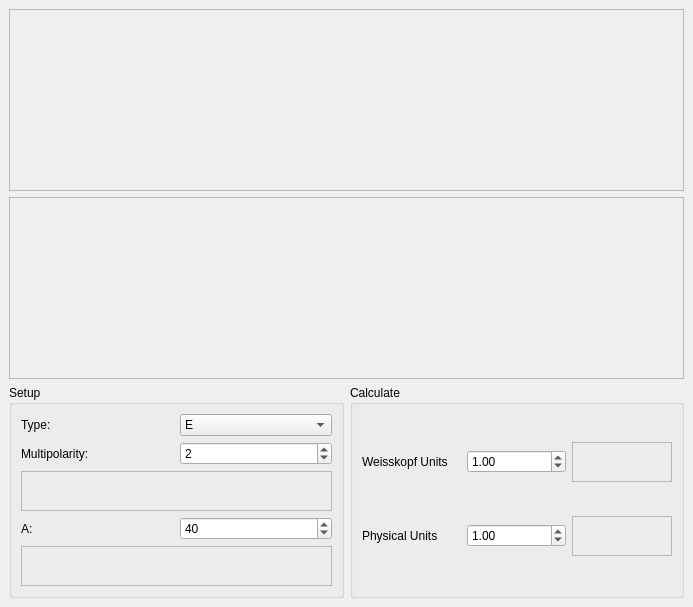
<?xml version="1.0" encoding="UTF-8"?>
<ui version="4.0">
 <class>MainWindow</class>
 <widget class="QMainWindow" name="MainWindow">
  <property name="geometry">
   <rect>
    <x>0</x>
    <y>0</y>
    <width>693</width>
    <height>607</height>
   </rect>
  </property>
  <property name="windowTitle">
   <string>Weisskopf Units</string>
  </property>
  <widget class="QWidget" name="centralwidget">
   <layout class="QGridLayout" name="gridLayout_3">
    <item row="0" column="0" colspan="2">
     <widget class="QFrame" name="disp_b_e_lambda">
      <property name="minimumSize">
       <size>
        <width>0</width>
        <height>80</height>
       </size>
      </property>
      <property name="frameShape">
       <enum>QFrame::StyledPanel</enum>
      </property>
      <property name="frameShadow">
       <enum>QFrame::Raised</enum>
      </property>
     </widget>
    </item>
    <item row="1" column="0" colspan="2">
     <widget class="QFrame" name="disp_b_m_lambda">
      <property name="minimumSize">
       <size>
        <width>0</width>
        <height>80</height>
       </size>
      </property>
      <property name="frameShape">
       <enum>QFrame::StyledPanel</enum>
      </property>
      <property name="frameShadow">
       <enum>QFrame::Raised</enum>
      </property>
     </widget>
    </item>
    <item row="2" column="0">
     <widget class="QGroupBox" name="groupBox_3">
      <property name="title">
       <string>Setup</string>
      </property>
      <layout class="QGridLayout" name="gridLayout">
       <item row="0" column="0">
        <widget class="QLabel" name="label_4">
         <property name="text">
          <string>Type:</string>
         </property>
        </widget>
       </item>
       <item row="0" column="1">
        <widget class="QComboBox" name="input_type">
         <item>
          <property name="text">
           <string>E</string>
          </property>
         </item>
         <item>
          <property name="text">
           <string>M</string>
          </property>
         </item>
        </widget>
       </item>
       <item row="1" column="0">
        <widget class="QLabel" name="label_5">
         <property name="text">
          <string>Multipolarity:</string>
         </property>
        </widget>
       </item>
       <item row="1" column="1">
        <widget class="QSpinBox" name="input_lambda">
         <property name="minimum">
          <number>1</number>
         </property>
         <property name="value">
          <number>2</number>
         </property>
        </widget>
       </item>
       <item row="2" column="0" colspan="2">
        <widget class="QFrame" name="disp_subs_elambda">
         <property name="minimumSize">
          <size>
           <width>60</width>
           <height>40</height>
          </size>
         </property>
         <property name="frameShape">
          <enum>QFrame::StyledPanel</enum>
         </property>
         <property name="frameShadow">
          <enum>QFrame::Raised</enum>
         </property>
        </widget>
       </item>
       <item row="3" column="0">
        <widget class="QLabel" name="label_2">
         <property name="text">
          <string>A:</string>
         </property>
        </widget>
       </item>
       <item row="3" column="1">
        <widget class="QSpinBox" name="nucleus_A">
         <property name="minimum">
          <number>1</number>
         </property>
         <property name="maximum">
          <number>300</number>
         </property>
         <property name="value">
          <number>40</number>
         </property>
        </widget>
       </item>
       <item row="4" column="0" colspan="2">
        <widget class="QFrame" name="disp_subs_all">
         <property name="minimumSize">
          <size>
           <width>60</width>
           <height>40</height>
          </size>
         </property>
         <property name="frameShape">
          <enum>QFrame::StyledPanel</enum>
         </property>
         <property name="frameShadow">
          <enum>QFrame::Raised</enum>
         </property>
        </widget>
       </item>
      </layout>
      <zorder>label_2</zorder>
      <zorder>nucleus_A</zorder>
      <zorder>input_type</zorder>
      <zorder>label_4</zorder>
      <zorder>input_lambda</zorder>
      <zorder>groupBox</zorder>
      <zorder>disp_subs_elambda</zorder>
      <zorder>disp_subs_all</zorder>
      <zorder>label_5</zorder>
     </widget>
    </item>
    <item row="2" column="1">
     <widget class="QGroupBox" name="groupBox">
      <property name="title">
       <string>Calculate</string>
      </property>
      <layout class="QGridLayout" name="gridLayout_2">
       <item row="0" column="0">
        <widget class="QLabel" name="label">
         <property name="text">
          <string>Weisskopf Units</string>
         </property>
        </widget>
       </item>
       <item row="0" column="1">
        <widget class="QDoubleSpinBox" name="input_wu">
         <property name="value">
          <double>1.000000000000000</double>
         </property>
        </widget>
       </item>
       <item row="0" column="2">
        <widget class="QFrame" name="output_e_fm">
         <property name="minimumSize">
          <size>
           <width>100</width>
           <height>40</height>
          </size>
         </property>
         <property name="frameShape">
          <enum>QFrame::StyledPanel</enum>
         </property>
         <property name="frameShadow">
          <enum>QFrame::Raised</enum>
         </property>
        </widget>
       </item>
       <item row="1" column="0">
        <widget class="QLabel" name="label_3">
         <property name="text">
          <string>Physical Units</string>
         </property>
        </widget>
       </item>
       <item row="1" column="1">
        <widget class="QDoubleSpinBox" name="input_e_fm">
         <property name="value">
          <double>1.000000000000000</double>
         </property>
        </widget>
       </item>
       <item row="1" column="2">
        <widget class="QFrame" name="output_wu">
         <property name="minimumSize">
          <size>
           <width>100</width>
           <height>40</height>
          </size>
         </property>
         <property name="frameShape">
          <enum>QFrame::StyledPanel</enum>
         </property>
         <property name="frameShadow">
          <enum>QFrame::Raised</enum>
         </property>
        </widget>
       </item>
      </layout>
     </widget>
    </item>
   </layout>
  </widget>
 </widget>
 <resources/>
 <connections/>
</ui>
